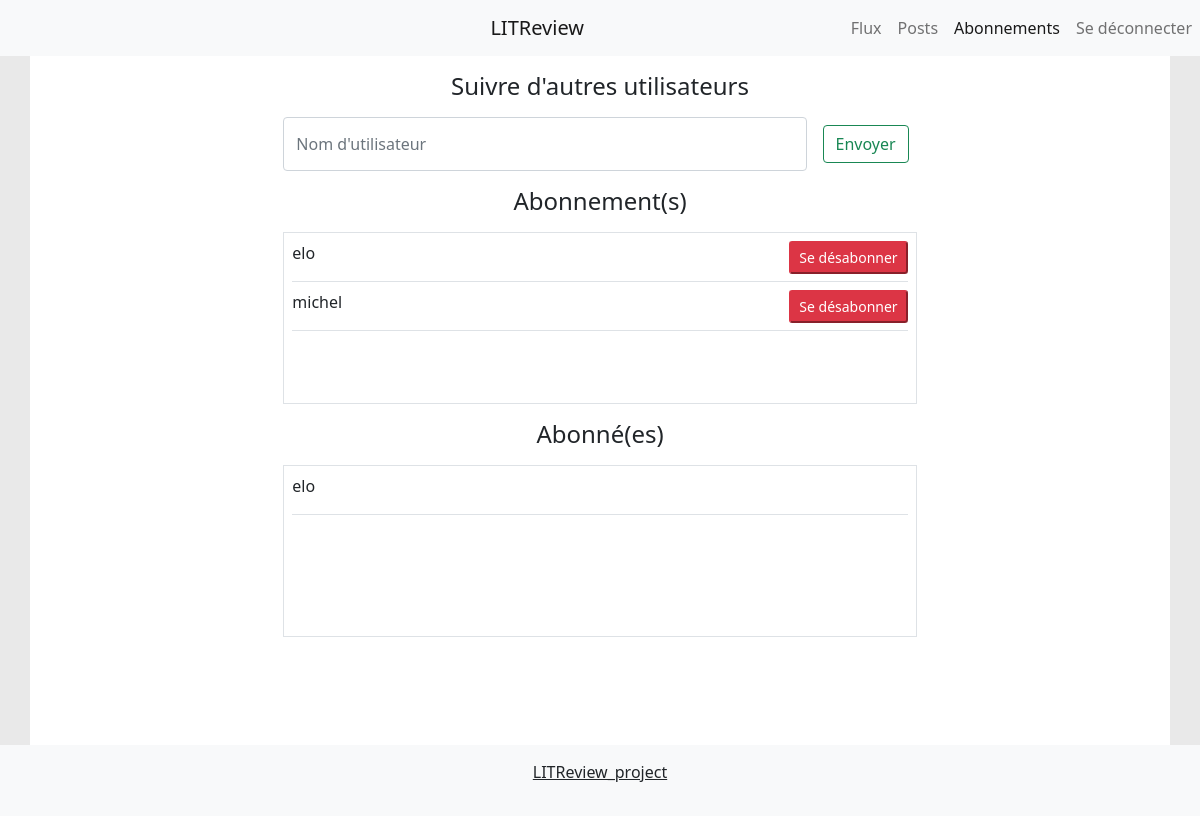
/subscription/ (signed in), run on an earlier commit of the app's database.
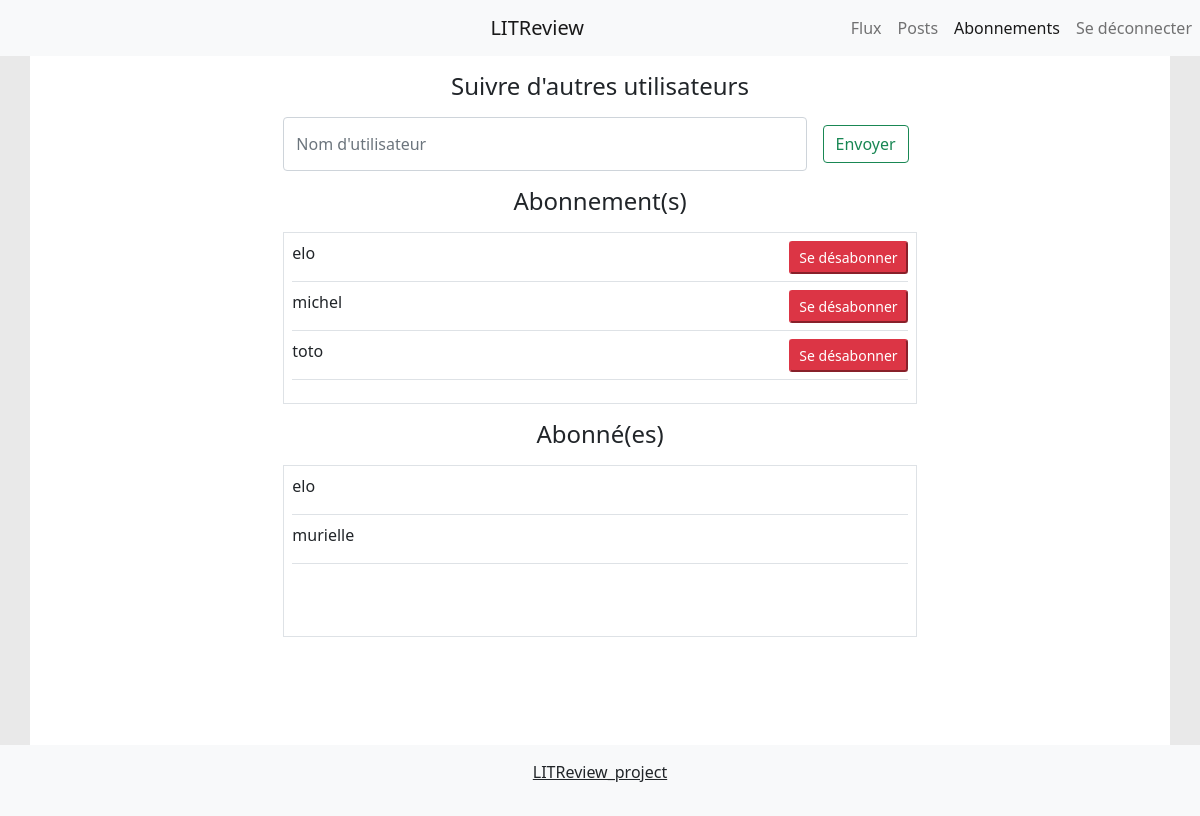
And on a later commit of the database.
### review/models.py (models this page shows, shortened)
class UserFollows(models.Model):
    user = models.ForeignKey(to=settings.AUTH_USER_MODEL, on_delete=models.CASCADE, related_name='following')
    followed_user = models.ForeignKey(to=settings.AUTH_USER_MODEL, on_delete=models.CASCADE, related_name='following_by')
    class Meta:
        unique_together = ('user', 'followed_user', )

### review/views.py (the view)
# urls.py: path('subscription/', subscription_page, name='subscription_page'),
@login_required()
def subscription_page(request):
    section = 'subscription'
    return render(request, 'review/subscriptions.html', {'section': section,
                                                         'list_of_following_users': request.user.following.all(),
                                                         'list_of_followed_users': request.user.following_by.all()})

### review/templates/review/subscriptions.html (shortened to what this page needs)
{% extends 'review/base.html'  %}
{% load static %}
{% block body %}
  <div class="col-10">
      <h1 class="text-center fs-4 m-3">Suivre d'autres utilisateurs</h1>
      <div>
          <form class="d-flex m-3 col-md-8 col-12 mx-auto" action="{% url 'review:new_follow' %}" method="get">
              <input class="form-control me-2" type="search" placeholder="Nom d'utilisateur" aria-label="Search" name="subscribe_to" >
              <button class="btn btn-outline-success m-2" type="submit">Envoyer</button>
          </form>
      </div>
      <div>
          <h1 class="text-center fs-4 m-3">Abonnement(s)</h1>
          <ul class="h-25 border mx-auto col-md-8 col-12 list-unstyled overflow-scroll">
              {% for sub in list_of_following_users %}
              <li class="m-2">
                  <div class="w-100 border-bottom">
                      <div class="d-flex">
                         <p class="col-8">{{ sub.followed_user}} </p>
                        <div class="col-4 text-end">
                            <button class="btn-sm btn-danger align-middle" type="button" onclick="window.location.href= '{{sub.id}}/delete_subscription/'">Se désabonner</button>
                        </div>
                      </div>
                  </div>
              </li>
              {% endfor %}
          </ul>
      </div>
      <div class="justify-content-center">
          <h1 class="text-center fs-4 m-3">Abonné(es)</h1>
          <ul class="h-25 border mx-auto col-md-8 col-12 list-unstyled overflow-scroll">
              {% for sub in list_of_followed_users %}
              <li class="m-2 border-bottom">
                  <p class="col-12"> {{ sub.user }}</p>
              </li>
              {% endfor %}
          </ul>
      </div>
  </div>
{% endblock %}

What changed in the data, as far as the page shows it:
added UserFollows: followed_user "toto", shown under "Abonnement(s)"
added UserFollows: user "murielle", shown under "Abonné(es)"
